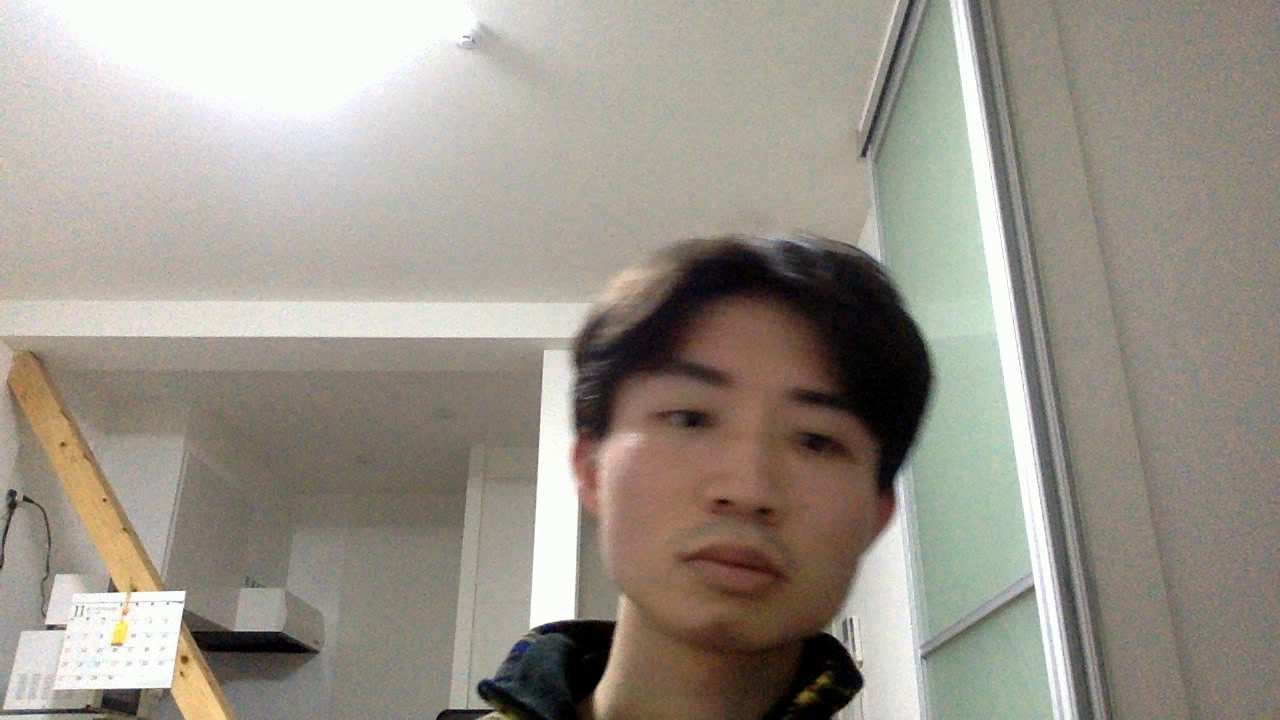
//> input picture frame 4 of OpenCV_for_Cpp/capture_keyboard/output.mp4, 1280 x 720 px, given in place of the camera
$ ./cap_key   (built with g++ and OpenCV 4)
//> lines starting //> are read from the running program, lines starting //| are printed output that depends on the picture
#include <iostream>
#include <opencv2/opencv.hpp>

using namespace std;
using namespace cv;

void drawGrid(Mat img, int count){
    int grid=30;
    Scalar white=Scalar::all(255);
    for(int x=grid; x<img.cols; x+=grid){
        for(int y=grid; y<img.rows; y+=grid){
            line(img, Point(x,y), Point(x,y), white, 1, LINE_4);
        }
    }
    stringstream ss;
    ss<<count;
    putText(img, ss.str(), Point(10,20), FONT_HERSHEY_PLAIN, 1, white);
}

int main(){
    string filename="output.mp4";
    auto input=0;

    Mat src, disp, prev;
    int mode=0;
    vector<float> overlay={0.0,0.5};

    VideoCapture cap(input);
    int frameRate=cap.get(CAP_PROP_FPS);
    Size frame((int)cap.get(CAP_PROP_FRAME_WIDTH), (int)cap.get(CAP_PROP_FRAME_HEIGHT));
    VideoWriter rec(filename, VideoWriter::fourcc('m','p','4','v'), frameRate, frame);
    cout << "Frame: " << frame << ". c:insert, o:overlay, esc:complete" <<endl;

    prev=Mat(frame, CV_8UC3, Scalar::all(128));
    int count=0;

    while(1){
        cap>>src;
//> src is the input picture: 720 rows x 1280 cols, CV_8UC3; mean B, G, R 139.1, 149, 155.4
//> the key 'c' is pressed
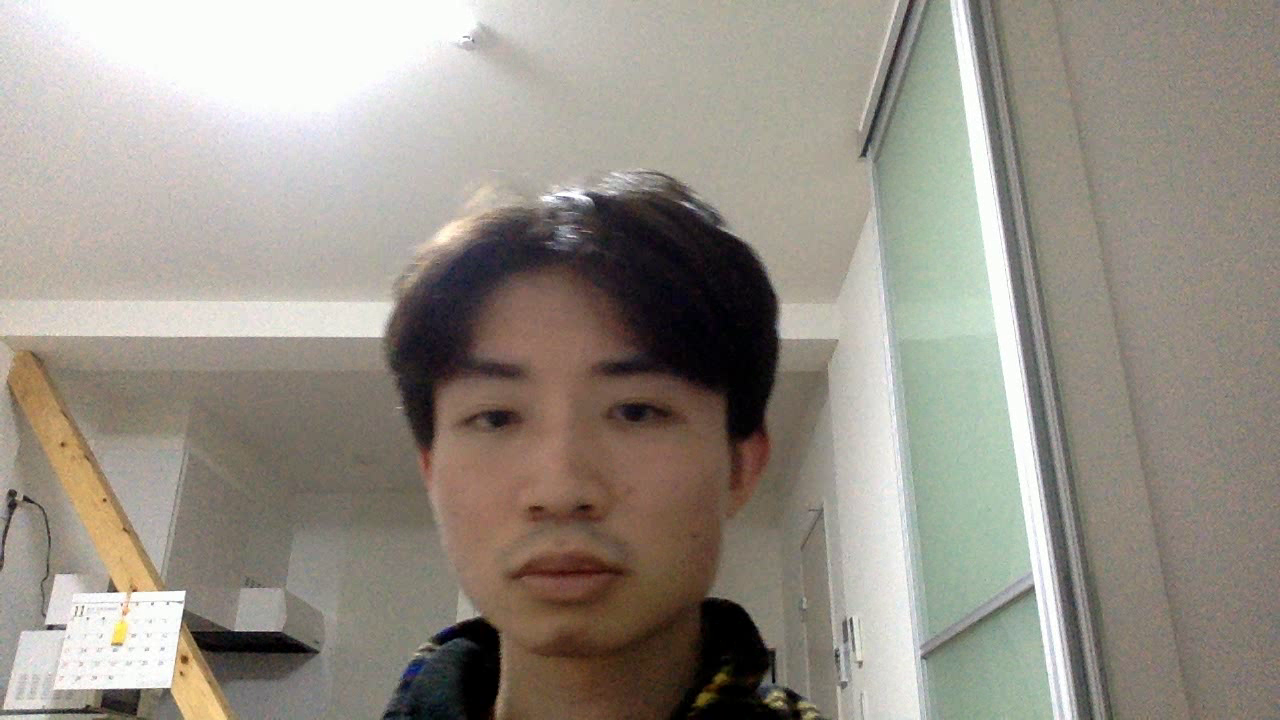
//> input picture frame 5 of OpenCV_for_Cpp/capture_keyboard/output.mp4, 1280 x 720 px, given in place of the camera
//> src is the input picture: 720 rows x 1280 cols, CV_8UC3; mean B, G, R 135.4, 144.9, 151.3
//> the key 'o' is pressed
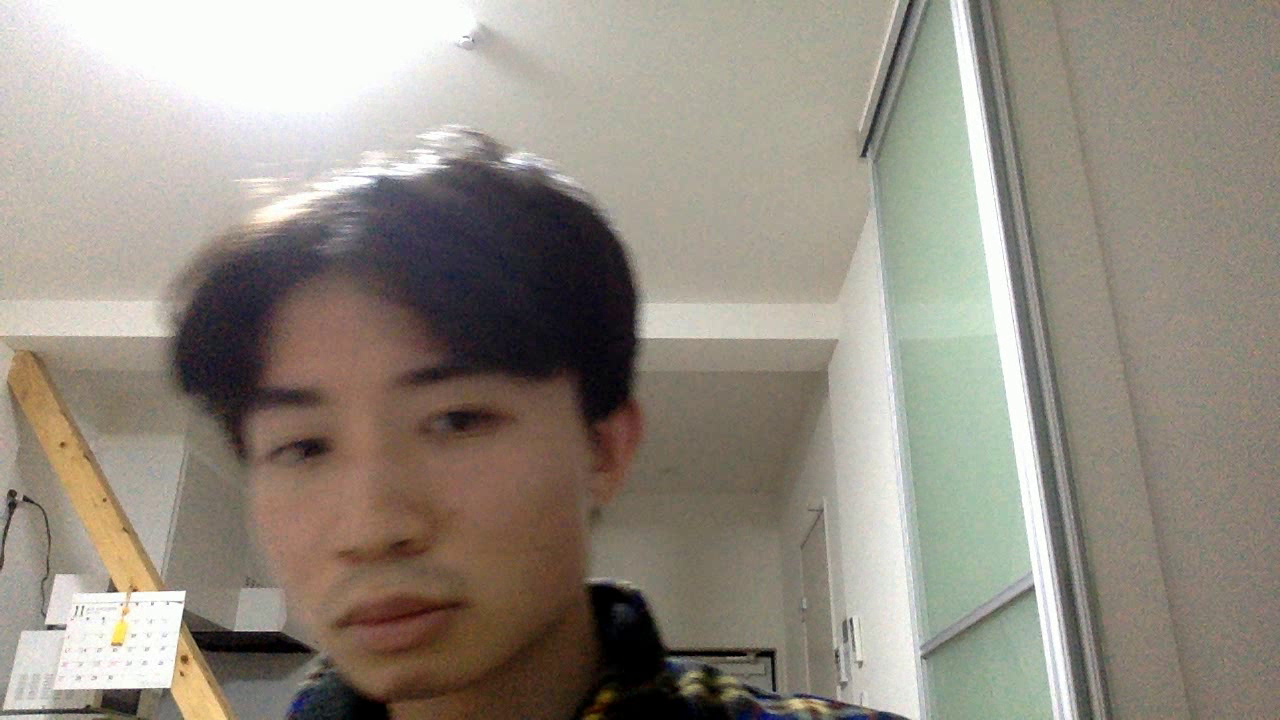
//> input picture frame 6 of OpenCV_for_Cpp/capture_keyboard/output.mp4, 1280 x 720 px, given in place of the camera
//> src is the input picture: 720 rows x 1280 cols, CV_8UC3; mean B, G, R 130.7, 141.3, 148.6
        disp=src*(1-overlay[mode])+prev*overlay[mode];
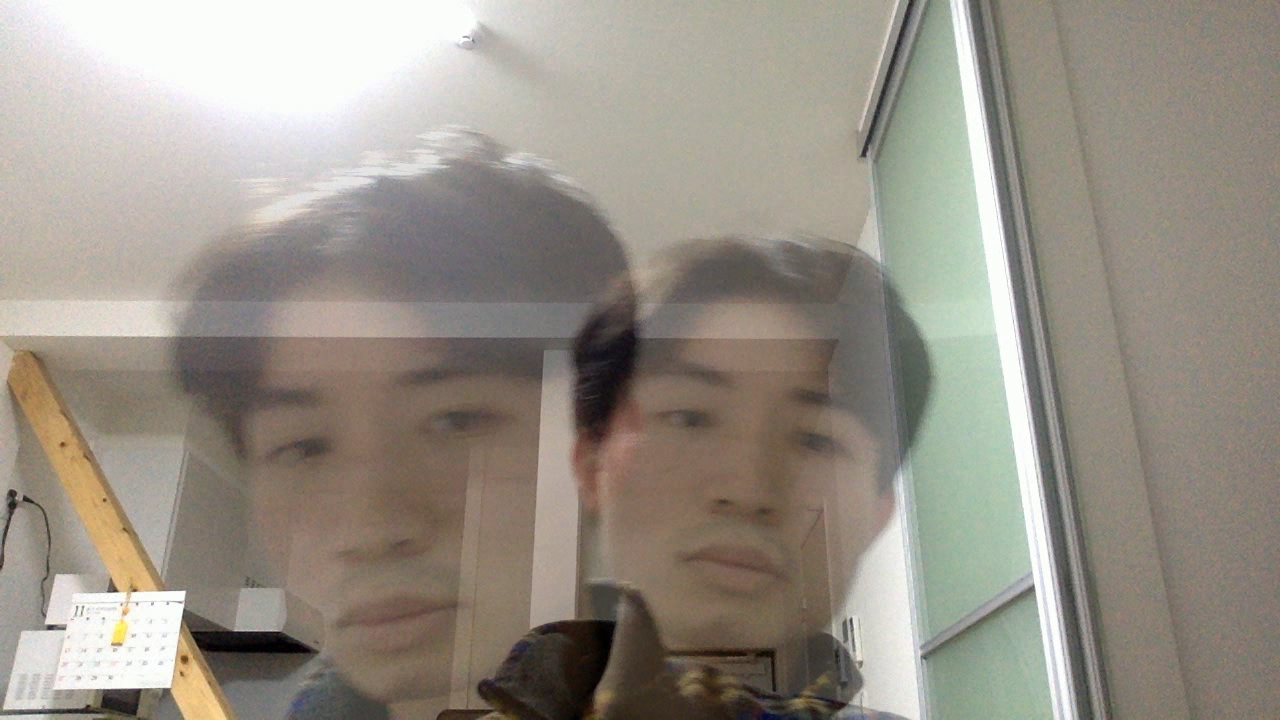
//> disp: 720 rows x 1280 cols, CV_8UC3; mean B, G, R 134.9, 145.2, 152
        // drawGrid(disp, count);
        imshow("crips", disp);

        int key=waitKey(30);
//> the Esc key is pressed
        if(key=='c'|| key==32){
            rec<<src;
            prev=src.clone();
            count++;
        }
        else if(key=='o'){
            mode=1-mode;
        }
        else if(key==27){
            break;
        }
    }

    return 0;
}

$ run again, starting later in the video
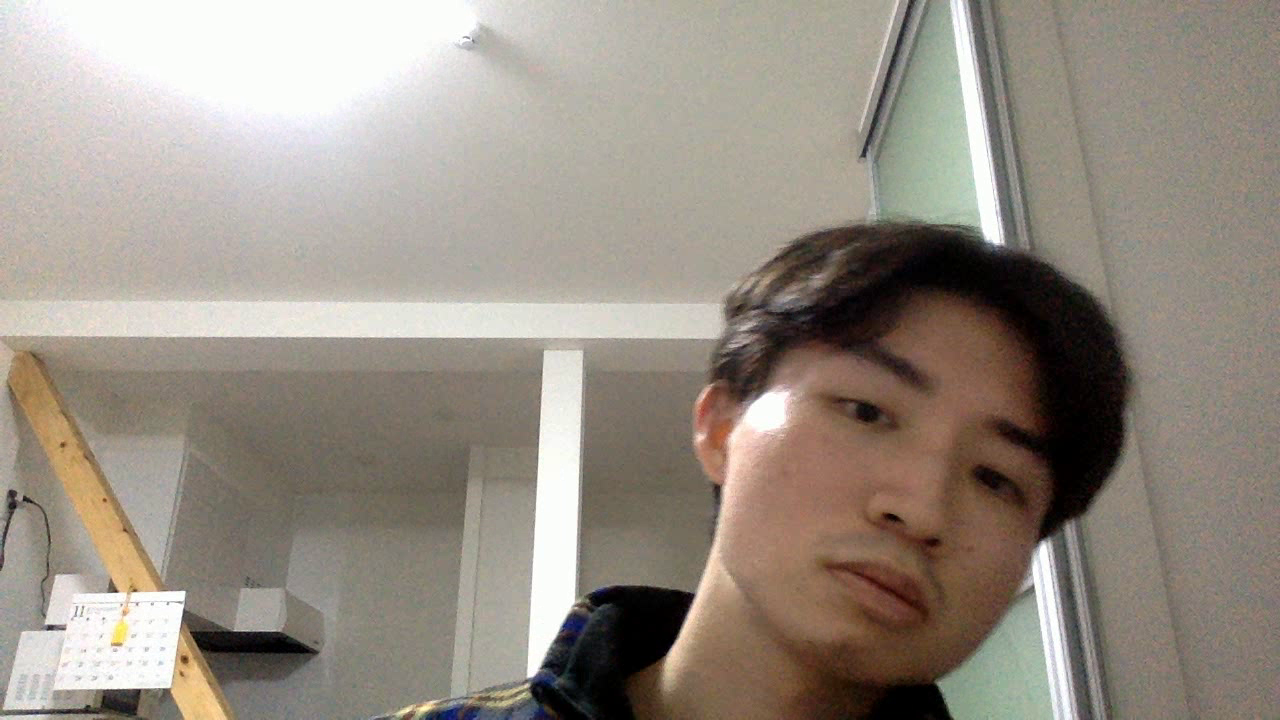
//> input picture frame 22 of OpenCV_for_Cpp/capture_keyboard/output.mp4, 1280 x 720 px, given in place of the camera
//> src is the input picture: 720 rows x 1280 cols, CV_8UC3; mean B, G, R 132.2, 142.6, 151.6
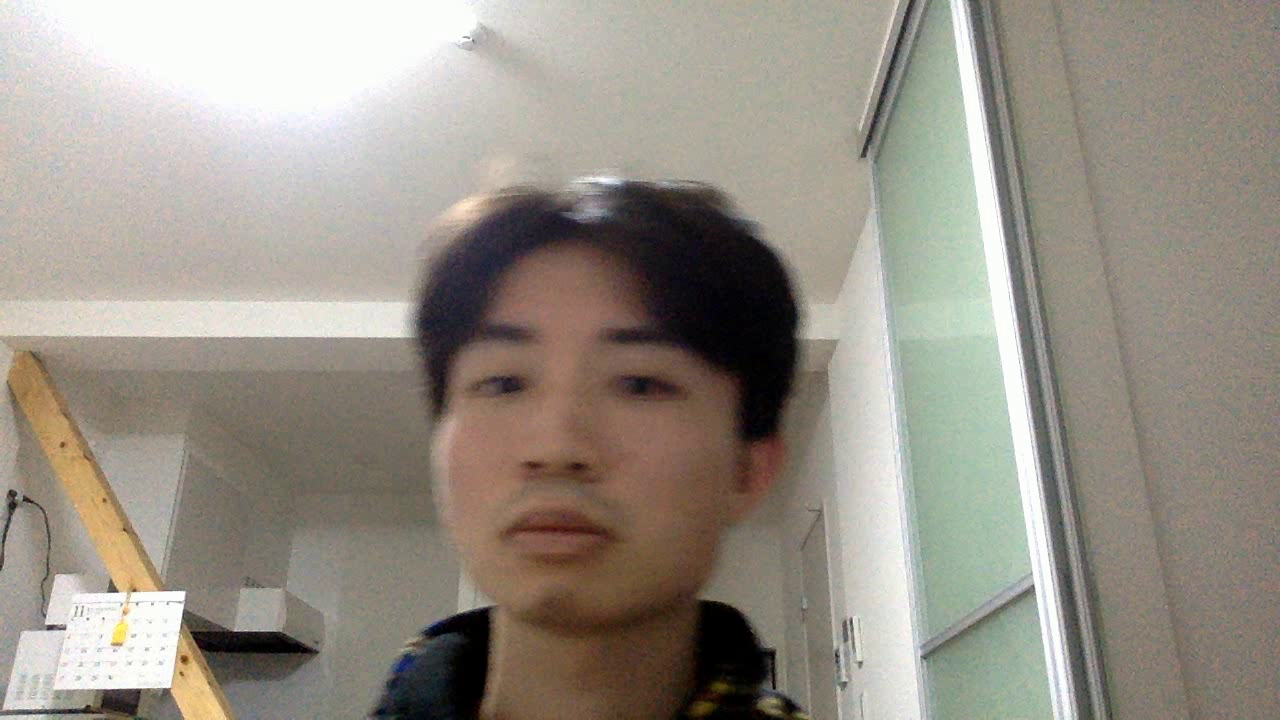
//> input picture frame 24 of OpenCV_for_Cpp/capture_keyboard/output.mp4, 1280 x 720 px, given in place of the camera
//> src is the input picture: 720 rows x 1280 cols, CV_8UC3; mean B, G, R 135.2, 145.2, 152
//> `disp=src*(1-overlay[mode])+prev*overlay[mode];`:
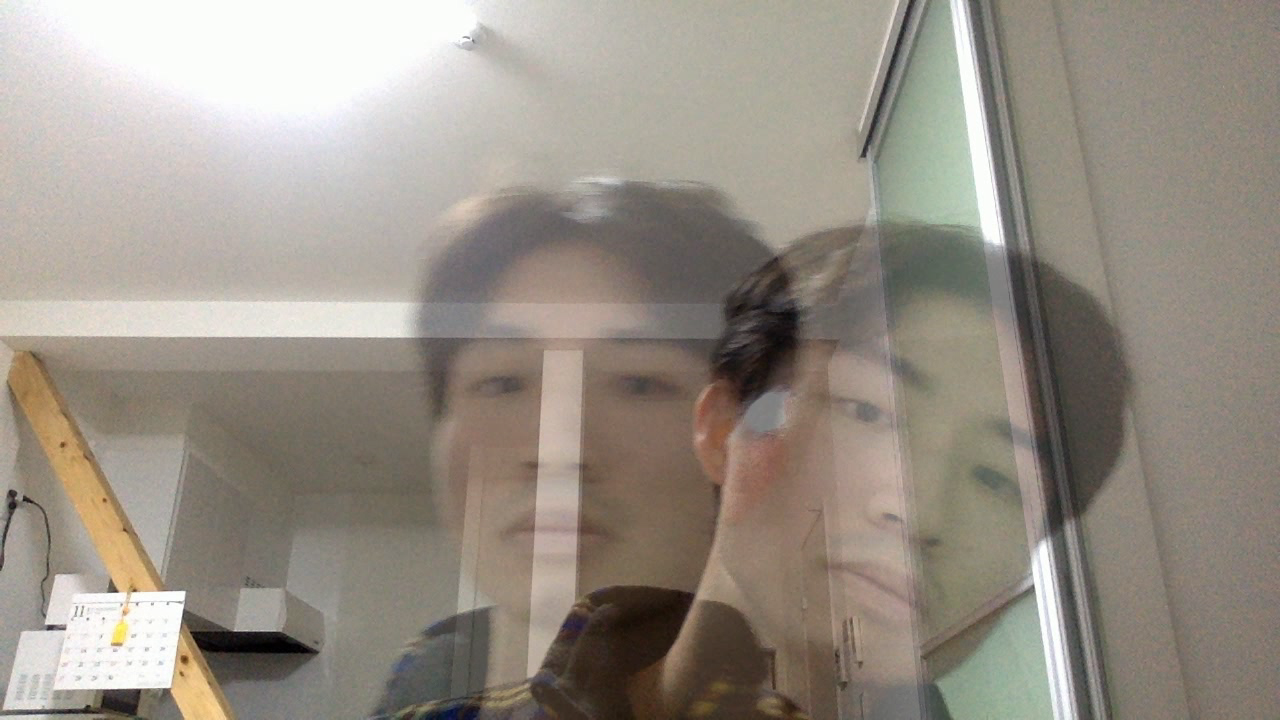
//> disp: 720 rows x 1280 cols, CV_8UC3; mean B, G, R 133.7, 143.9, 151.8

$ run again, starting later in the video
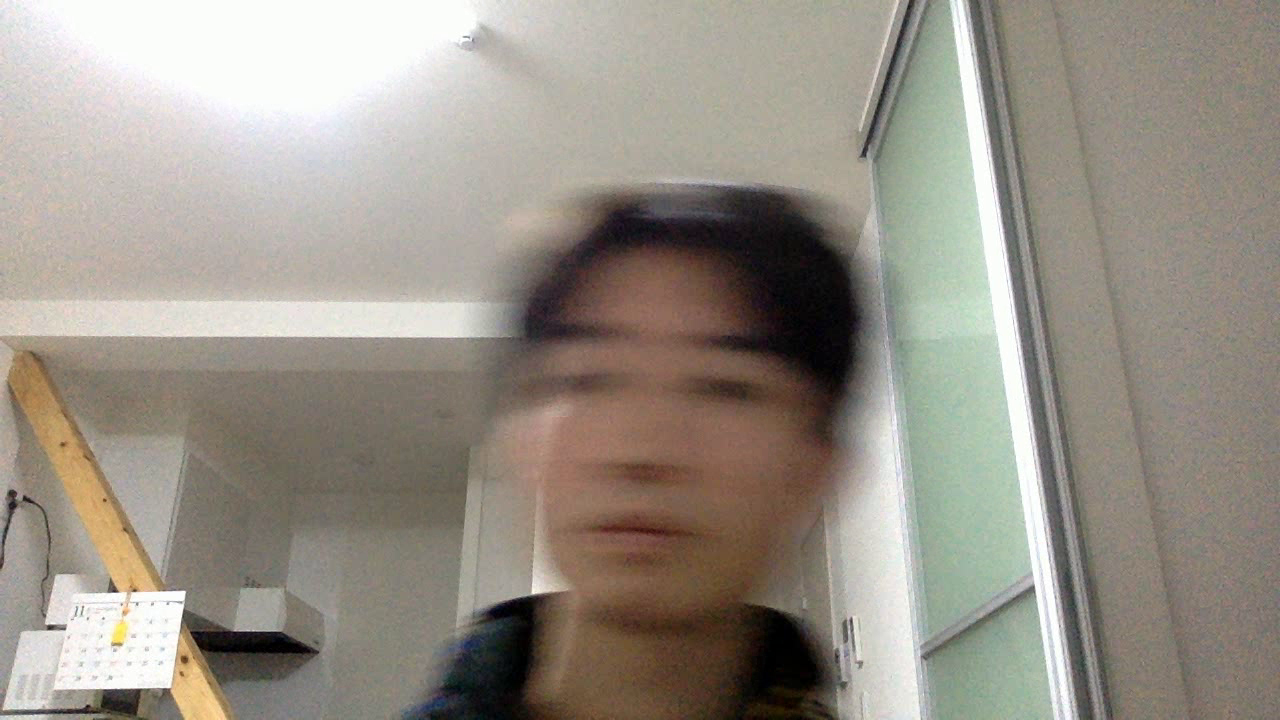
//> input picture frame 39 of OpenCV_for_Cpp/capture_keyboard/output.mp4, 1280 x 720 px, given in place of the camera
//> src is the input picture: 720 rows x 1280 cols, CV_8UC3; mean B, G, R 135.6, 145.8, 152.6
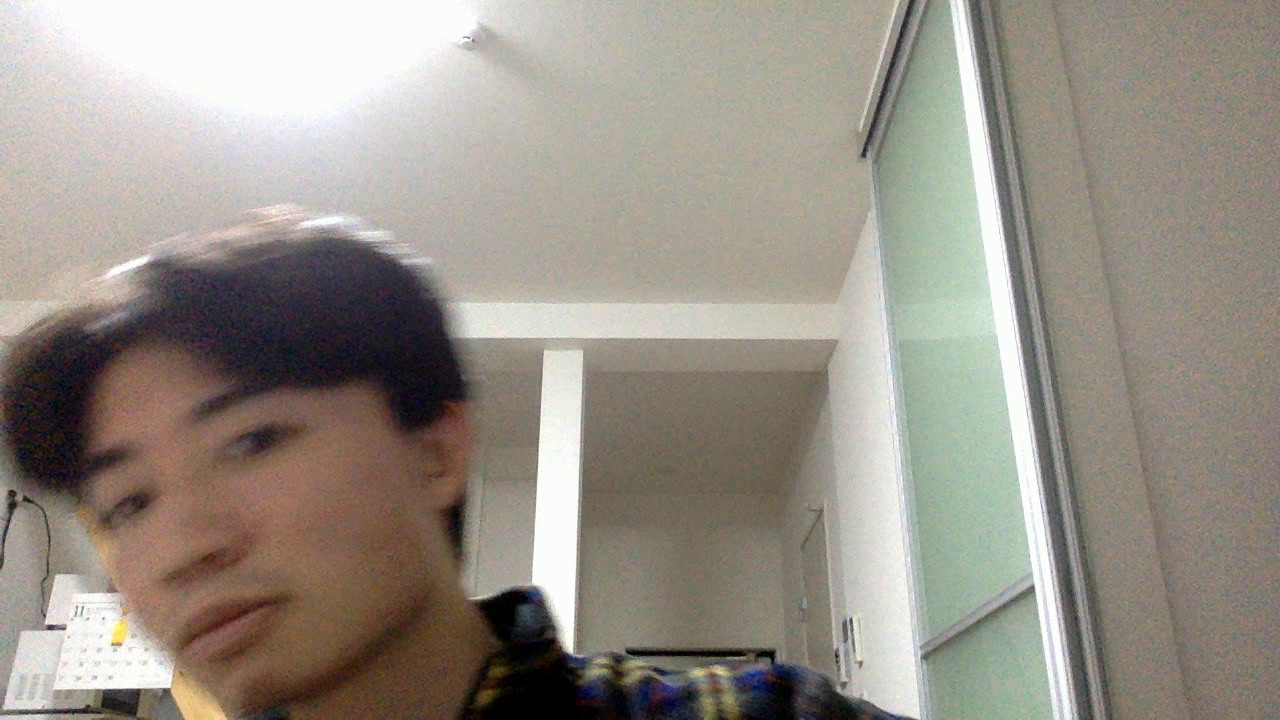
//> input picture frame 41 of OpenCV_for_Cpp/capture_keyboard/output.mp4, 1280 x 720 px, given in place of the camera
//> src is the input picture: 720 rows x 1280 cols, CV_8UC3; mean B, G, R 135.8, 145.1, 151.8
//> `disp=src*(1-overlay[mode])+prev*overlay[mode];`:
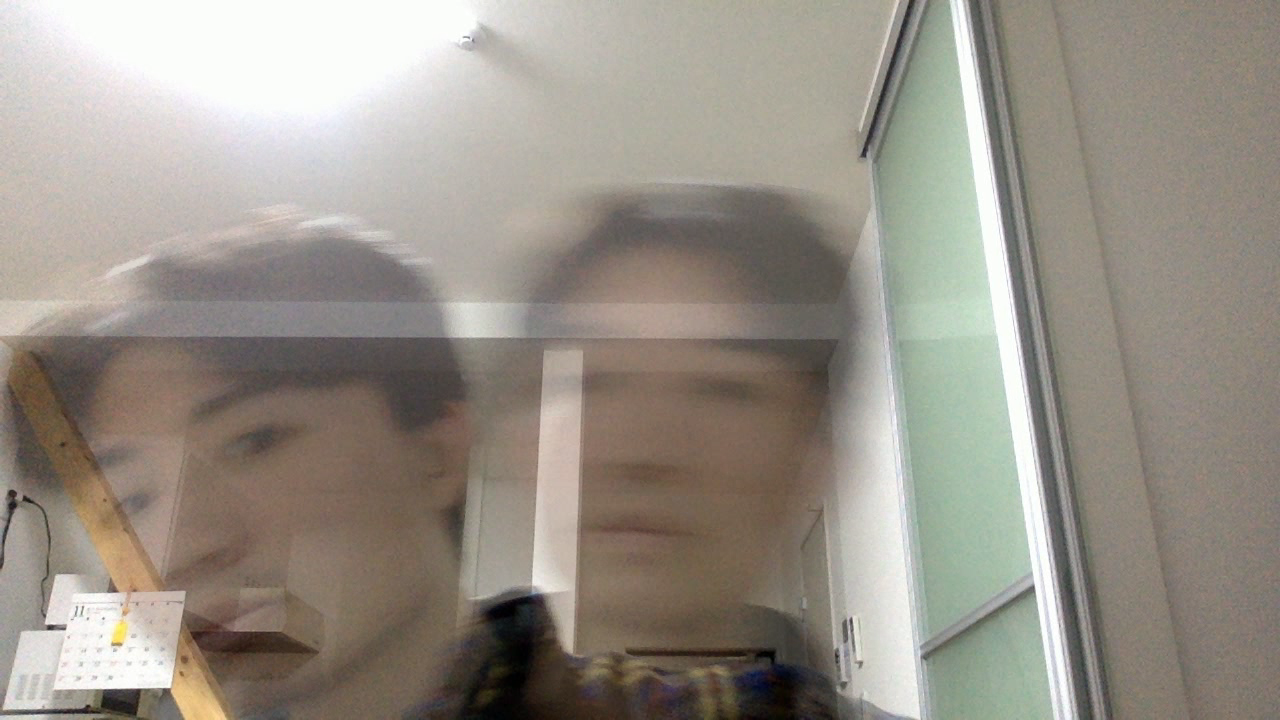
//> disp: 720 rows x 1280 cols, CV_8UC3; mean B, G, R 135.7, 145.4, 152.2
